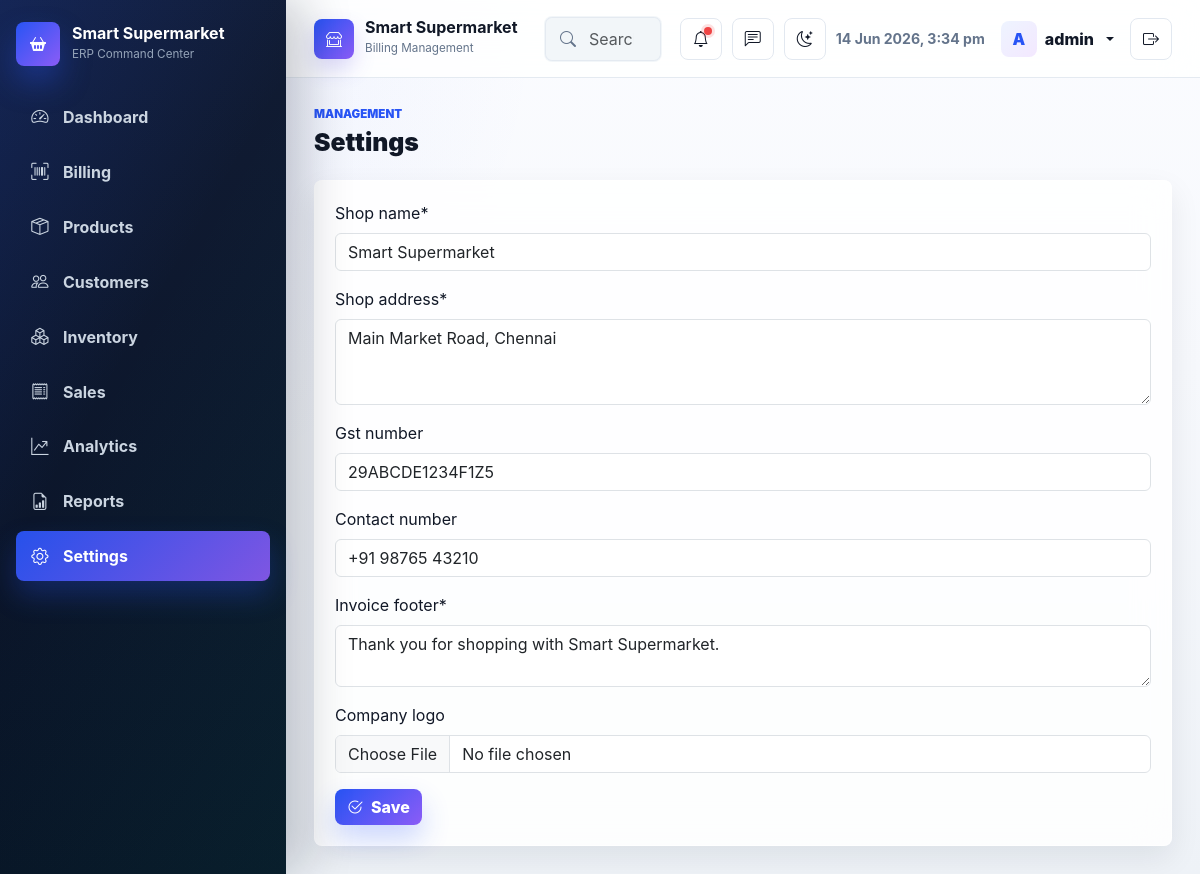
Page /settings/ (signed in) on the committed database.
### billing/models.py (models this page shows, shortened)
class TimeStampedModel(models.Model):
    created_at = models.DateTimeField(auto_now_add=True)
    updated_at = models.DateTimeField(auto_now=True)
    class Meta:
        abstract = True

class ShopSettings(TimeStampedModel):
    shop_name = models.CharField(max_length=180, default='Smart Supermarket')
    shop_address = models.TextField(default='Main Market Road')
    gst_number = models.CharField(max_length=32, blank=True)
    contact_number = models.CharField(max_length=20, blank=True)
    invoice_footer = models.CharField(max_length=240, default='Thank you for shopping with us.')
    company_logo = models.ImageField(upload_to='settings/', blank=True, null=True)
    class Meta:
        verbose_name = 'settings'
        verbose_name_plural = 'settings'
    @classmethod
    def current(cls):
        settings, _ = cls.objects.get_or_create(pk=1)
        return settings

### billing/views.py (the view, shortened to what this page needs)
# urls.py: path('settings/', views.SettingsView.as_view(), name='settings'),
class SettingsView(StaffOnlyMixin, UpdateView):
    model = ShopSettings
    form_class = ShopSettingsForm
    template_name = 'billing/form.html'
    success_url = reverse_lazy('settings')
    def get_object(self, queryset=None):
        return ShopSettings.current()
    def get_context_data(self, **kwargs):
        context = super().get_context_data(**kwargs)
        context['title'] = 'Settings'
        return context

### billing/forms.py
class ShopSettingsForm(CrispyMixin, forms.ModelForm):
    class Meta:
        model = ShopSettings
        fields = ['shop_name', 'shop_address', 'gst_number', 'contact_number', 'invoice_footer', 'company_logo']
        widgets = {
            'shop_address': forms.Textarea(attrs={'rows': 3}),
            'invoice_footer': forms.Textarea(attrs={'rows': 2}),
        }

### billing/templates/billing/form.html (shortened to what this page needs)
{% extends 'billing/base.html' %}
{% load crispy_forms_tags %}
{% block content %}
<div class="page-head">
    <div>
        <p class="eyebrow">Management</p>
        <h1>{{ title|default:"Form" }}</h1>
    </div>
</div>
<section class="panel form-panel">
    <form method="post" enctype="multipart/form-data">
        {{ form|crispy }}
        <button class="btn btn-primary" type="submit"><i class="bi bi-check2-circle me-2"></i>Save</button>
    </form>
</section>
{% endblock %}

### billing/templates/billing/base.html (shortened to what this page needs)
{% load static %}
<!doctype html>
<html lang="en">
<head>
    <link href="https://cdn.jsdelivr.net/npm/bootstrap@5.3.8/dist/css/bootstrap.min.css" rel="stylesheet">
    <link href="https://cdn.jsdelivr.net/npm/bootstrap-icons@1.13.1/font/bootstrap-icons.min.css" rel="stylesheet">
    <link href="https://cdn.datatables.net/2.3.4/css/dataTables.bootstrap5.min.css" rel="stylesheet">
    <link href="https://cdn.jsdelivr.net/npm/aos@2.3.4/dist/aos.css" rel="stylesheet">
    <link href="{% static 'billing/css/app.css' %}" rel="stylesheet">
</head>
<body>
<div class="app-shell">
    <aside class="sidebar">
        <a class="brand" href="{% url 'dashboard' %}">
            <span class="brand-mark"><i class="bi bi-basket2-fill"></i></span>
            <span><b>{% if shop_settings %}{{ shop_settings.shop_name }}{% else %}Smart Supermarket{% endif %}</b><small>ERP Command Center</small></span>
        </a>
        <nav class="nav flex-column">
            <a class="nav-link {% if request.resolver_match.url_name == 'dashboard' %}active{% endif %}" href="{% url 'dashboard' %}"><i class="bi bi-speedometer2"></i> Dashboard</a>
            <a class="nav-link {% if request.resolver_match.url_name == 'billing' %}active{% endif %}" href="{% url 'billing' %}"><i class="bi bi-upc-scan"></i> Billing</a>
            <a class="nav-link {% if 'product' in request.resolver_match.url_name %}active{% endif %}" href="{% url 'product_list' %}"><i class="bi bi-box-seam"></i> Products</a>
            <a class="nav-link {% if 'customer' in request.resolver_match.url_name %}active{% endif %}" href="{% url 'customer_list' %}"><i class="bi bi-people"></i> Customers</a>
            <a class="nav-link {% if request.resolver_match.url_name == 'stock_alerts' %}active{% endif %}" href="{% url 'stock_alerts' %}"><i class="bi bi-boxes"></i> Inventory</a>
            <a class="nav-link {% if 'sales' in request.resolver_match.url_name or request.resolver_match.url_name == 'bill_detail' %}active{% endif %}" href="{% url 'sales_history' %}"><i class="bi bi-receipt"></i> Sales</a>
            <a class="nav-link {% if request.resolver_match.url_name == 'analytics' %}active{% endif %}" href="{% url 'analytics' %}"><i class="bi bi-graph-up-arrow"></i> Analytics</a>
            <a class="nav-link {% if request.resolver_match.url_name == 'reports' %}active{% endif %}" href="{% url 'reports' %}"><i class="bi bi-file-earmark-bar-graph"></i> Reports</a>
            <a class="nav-link {% if request.resolver_match.url_name == 'settings' %}active{% endif %}" href="{% url 'settings' %}"><i class="bi bi-gear"></i> Settings</a>
        </nav>
    </aside>
    <main class="main">
        <header class="topbar">
            <a class="topbar-store" href="{% url 'dashboard' %}">
                <span class="store-logo"><i class="bi bi-shop-window"></i></span>
                <span><b>{% if shop_settings %}{{ shop_settings.shop_name }}{% else %}Smart Supermarket{% endif %}</b><small>Billing Management</small></span>
            </a>
            <div class="search-wrap">
                <i class="bi bi-search"></i>
                <input class="form-control" type="search" placeholder="Search invoices, products, customers">
            </div>
            <div class="topbar-actions">
                <button class="icon-btn position-relative" title="Notifications"><i class="bi bi-bell"></i><span class="status-dot"></span></button>
                <button class="icon-btn" title="Messages"><i class="bi bi-chat-left-text"></i></button>
                <button class="icon-btn" id="themeToggle" title="Toggle dark mode" aria-label="Toggle dark mode"><i class="bi bi-moon-stars"></i></button>
                <span class="clock" id="currentClock"></span>
                <div class="dropdown">
                    <button class="profile dropdown-toggle" data-bs-toggle="dropdown">
                        <span class="avatar">{{ request.user.username|slice:":1"|upper }}</span>
                        <span>{{ request.user.username }}</span>
                    </button>
                </div>
                <form method="post" action="{% url 'logout' %}" class="d-none d-xl-block">
                    <button class="icon-btn danger" type="submit" title="Logout"><i class="bi bi-box-arrow-right"></i></button>
                </form>
            </div>
        </header>
        <section class="content">
            {% block content %}{% endblock %}
        </section>
    </main>
</div>
</body>
</html>

### rows in the picture
ShopSettings: shop_name "Smart Supermarket", shop_address "Main Market Road, Chennai", gst_number "29ABCDE1234F1Z5", contact_number "+91 98765 43210", invoice_footer "Thank you for shopping with Smart Supermarket."

### other values in the picture
{{ request.user.username|slice:":1"|upper }} "A"
{{ request.user.username }} "admin"
{{ title|default:"Form" }} "Settings"
